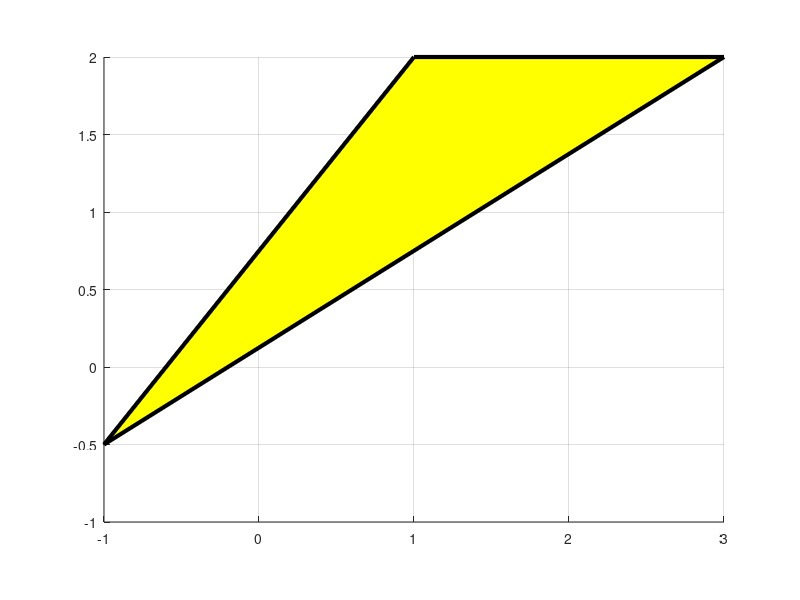

Reproduce this figure in MATLAB. (Note: this script raises an error after producing the figure.)
% Finite Element Modeling with Abaqus and Matlab for  Thermal and 
% Stress Analysis
% (C)  2015, Petr Krysl
%
% Strain patterns calculated for a single triangle.
function pnpT3strains

%% 
xall= [-1, -1/2; 3, 2; 1, 2];%Coordinates of the nodes

gradNpar= [-1,-1;1,0;0,1];%Gradients of the basis fncs wrt the param. coords
conn= [1,2,3];% The definition of the element, listing its nodes
x=xall(conn,:);% The coordinates  of the three nodes
J=x'*gradNpar % Compute the Jacobian matrix
gradN=gradNpar/J

figure
patch('xdata',x(conn,1),'ydata',x(conn,2), 'facecolor','y', 'linewidth',3);;
grid on
axis equal
set(gca,'xlim',[-1,3])
set(gca,'ylim',[-1,2])
labels('\it x','\it y')
set_pub_defaults
%% 
% Anonymous function to calculate one nodal strain-displacement matrix
Bn=@(gradNn)[gradNn(1),0;
    0,gradNn(2);
    gradNn(2),gradNn(1)];

%% 
% 
B1=Bn(gradN(1,:))
B2=Bn(gradN(2,:))
B3=Bn(gradN(3,:))

syms psi Xc Yc real 
syms x1 y1 x2 y2 x3 y3 real 
rot=@(X)[0,-psi;psi,0]*(X-[Xc;Yc]);
u1=rot([x1;y1])
u2=rot([x2;y2])
u3=rot([x3;y3])
e=B1*u1+B2*u2+B3*u3
simple(e)